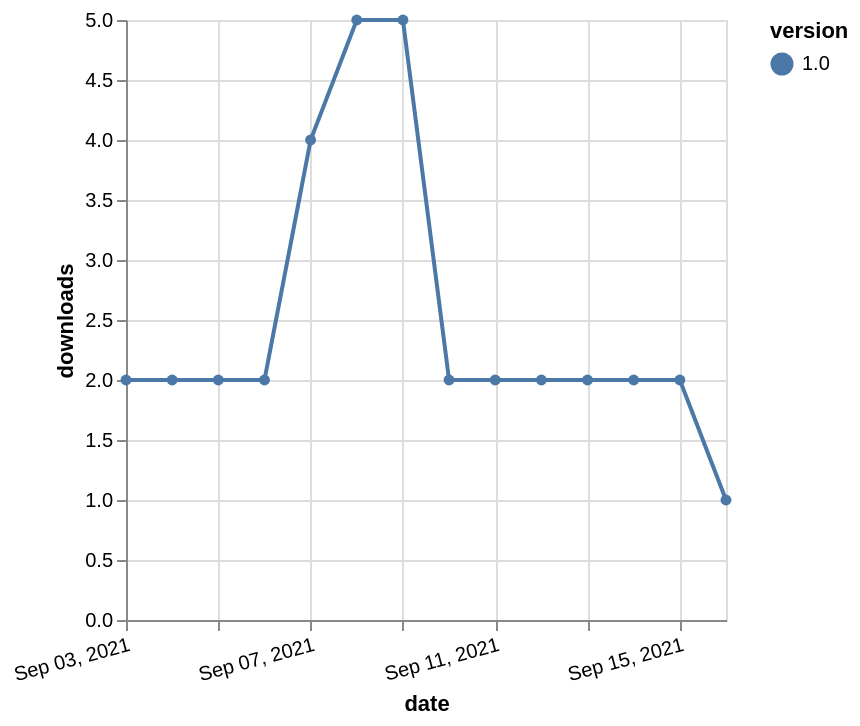

Source (Vega-Lite JSON):
### Vega-Lite specification from a JSON file in a GitHub repository (floating-point values rounded to 4 significant figures)
{"$schema": "https://vega.github.io/schema/vega-lite/v5.json", "description": "A simple bar chart with embedded data.", "data": {"values": [{"date": "2021-09-03", "total": 2397, "delta": 2, "version": "1.0"}, {"date": "2021-09-04", "total": 2399, "delta": 2, "version": "1.0"}, {"date": "2021-09-05", "total": 2401, "delta": 2, "version": "1.0"}, {"date": "2021-09-06", "total": 2403, "delta": 2, "version": "1.0"}, {"date": "2021-09-07", "total": 2407, "delta": 4, "version": "1.0"}, {"date": "2021-09-08", "total": 2412, "delta": 5, "version": "1.0"}, {"date": "2021-09-09", "total": 2417, "delta": 5, "version": "1.0"}, {"date": "2021-09-10", "total": 2419, "delta": 2, "version": "1.0"}, {"date": "2021-09-11", "total": 2421, "delta": 2, "version": "1.0"}, {"date": "2021-09-12", "total": 2423, "delta": 2, "version": "1.0"}, {"date": "2021-09-13", "total": 2425, "delta": 2, "version": "1.0"}, {"date": "2021-09-14", "total": 2427, "delta": 2, "version": "1.0"}, {"date": "2021-09-15", "total": 2429, "delta": 2, "version": "1.0"}, {"date": "2021-09-16", "total": 2430, "delta": 1, "version": "1.0"}]}, "width": "container", "mark": {"type": "line", "point": {"filled": true}}, "encoding": {"x": {"field": "date", "type": "temporal", "timeUnit": "yearmonthdate", "title": "date", "axis": {"labelAngle": -15}}, "y": {"field": "delta", "type": "quantitative", "title": "downloads"}, "color": {"field": "version", "type": "nominal"}, "tooltip": {"field": "delta"}}}
